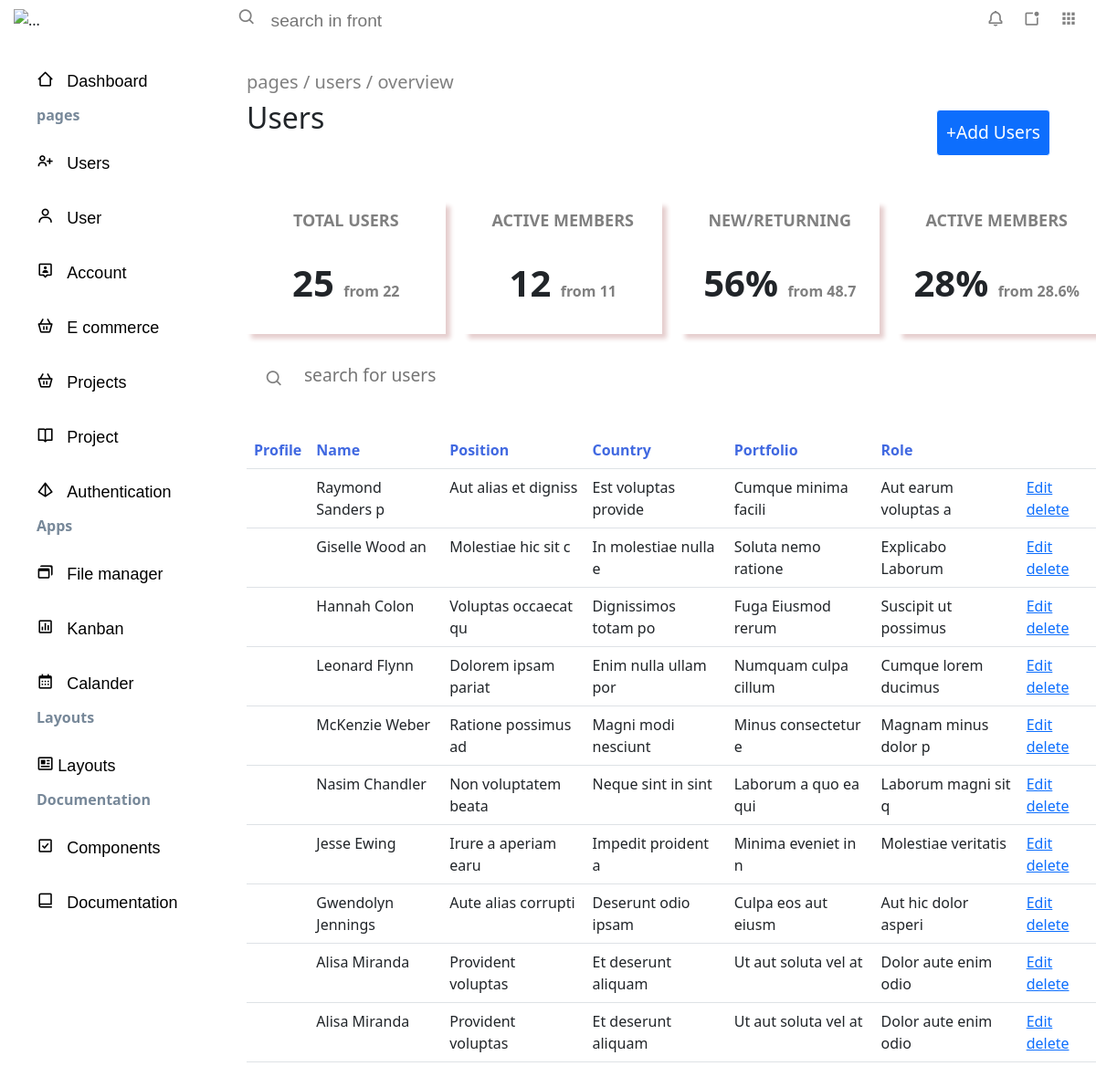
Screenshot of /users with the database file from the repository.
### riyaapp/models.py (models this page shows, shortened)
class contactdata(models.Model):
    name = models.CharField(max_length=20)
    position = models.CharField(max_length=20)
    country = models.CharField(max_length=20)
    portfolio = models.CharField(max_length=20)
    role = models.CharField(max_length=20)
    image = models.ImageField(upload_to='image')

### riyaapp/views.py (the view)
# urls.py: path('users',views.users, name='userpage'),
def users(request):
    data = contactdata.objects.all()
    return render(request, 'user.html', {'data':data})

### riyaapp/templates/user.html (shortened to what this page needs)
{% load static %}
<!DOCTYPE html>
<html lang="en">
<head>
    <link rel="stylesheet" href="{% static 'css/user.css' %}">
    <link href='https://unpkg.com/boxicons@2.1.4/css/boxicons.min.css' rel='stylesheet'>
    <link href="https://cdn.jsdelivr.net/npm/bootstrap@5.0.2/dist/css/bootstrap.min.css" rel="stylesheet">
</head>
<body>
    {% include "aside.html" %}
        <main class="main" >
            <div class="add" style="display: flex; justify-content: space-between;">
                <div class="page" style="margin-top: 8px;">
                    <h5 style="color: gray; font-weight: 400;">pages   / users    / overview  </h5>
                    <h2>Users</h2>
                </div>
                <div class="but" style="padding: 50px; " >
                    <a href="{% url 'addDatas' %}" style=" margin-top: 0px; color: white; font-size: larger; padding: 10px; text-decoration: none; border-color: white;" class="btn btn-primary" >+Add Users</a>
            </div>
            </div>
            <div class="total">
                <div class="section">
                    <h5 style="font-size: large; font-weight: bold; color: gray;">TOTAL USERS</h5><br>
                    <p style="font-size: 2.5rem; font-weight: bold;">25 <span style="font-size: medium; color: gray;">from 22</span></p>
                </div>
                <div class="section">
                    <h5 style="font-size: large; font-weight: bold; color: gray;">ACTIVE MEMBERS</h5><br>
                    <p style="font-size: 2.5rem; font-weight: bold;">12 <span style="font-size: medium; color: gray;">from 11</span></p>
                </div>
                <div class="section">
                    <h5 style="font-size: large; font-weight: bold; color: gray;">NEW/RETURNING</h5><br>
                    <p style="font-size: 2.5rem; font-weight: bold;">56% <span style="font-size: medium; color: gray;">from 48.7</span></p>
                </div>
                <div class="section">
                    <h5 style="font-size: large; font-weight: bold; color: gray;">ACTIVE MEMBERS</h5><br>
                    <p style="font-size: 2.5rem; font-weight: bold;">28% <span style="font-size: medium; color: gray;">from 28.6%</span></p>
                </div>
            </div>
            <div class="search">
                <div class="search-bar" style="display: flex; width: 450px; margin-left: 20px; margin-top: 30px;">
                    <div style="flex: 1; font-size: 1.3rem; color: grey; margin-top: 5px;">
                        <i class="bx bx-search"></i>
                    </div>
                    <div style="flex: 10;">
                        <input type="search" style="width: 100%; outline: none; border: none; font-size: 1.2rem;" type="search" placeholder="search for users">
                    </div>
                </div>
            </div>
            <div class="table" style="margin-top: 40px;">
                <table class="table table-borderd">
                    <tr style="gap: 10px; color:royalblue;">
                        <th>Profile</th>
                        <th>Name</th>
                        <th>Position</th>
                        <th>Country</th>
                        <th>Portfolio</th>
                        <th>Role</th>
                    </tr>
                    {% for i in data %}
                    <tr>
                        <td>
                        </td>
                        <td>{{i.name}}</td>
                        <td>{{i.position}}</td>
                        <td>{{i.country}}</td>
                        <td>{{i.portfolio}}</td>
                        <td>{{i.role}}</td>
                        <td>
                             <a  href="{% url 'editpage' i.id %}">Edit</a>
                            <a href="{% url 'deletepage' i.id %}">delete</a>
                        </td>
                    </tr>
                    {% endfor %}
                </table>
            </div>
        </main>
        <footer class="footer"></footer>
</body>
</html>

### riyaapp/templates/aside.html (shortened to what this page needs)
{% load static %}
<!DOCTYPE html>
<html lang="en">
<head>
    <link rel="stylesheet" href="{% static 'css/aside.css' %}">
    <link href='https://unpkg.com/boxicons@2.1.4/css/boxicons.min.css' rel='stylesheet'>
    <link href="https://cdn.jsdelivr.net/npm/bootstrap@5.0.2/dist/css/bootstrap.min.css" rel="stylesheet">
</head>
<body>
    <div class="grid-container">
        <header class="header">
            <div class="heading">
              <div class="search-bar" style="display: flex; width: 450px; margin-left: 20px; ">
                <div style="flex:1; font-size: 1.3rem ; color: grey;">
                  <i class='bx bx-search'></i>
                </div>
                <div style="flex:12;">
                  <input class="search " style="width: 100%; outline: none; border: none; font-size: 1.2rem; font-family: 'Gill Sans', 'Gill Sans MT', Calibri, 'Trebuchet MS', sans-serif;" type="search" placeholder="search in front ">
                </div>
              </div>
            </div>
            <div class="side" style="margin-right: 20px; display: flex; gap: 20px;">
                      <div class="bell">
                        <a href="#">
                            <i class='bx bx-bell icons'></i>
                        </a>
                      </div>
                     <div class="bell">
                       <a href="#">
                           <i class='bx bx-notification icons'></i>
                       </a>
                     </div>
                     <div class="bell">
                       <a href="#">
                           <i class='bx bxs-grid icons'></i>
                       </a>
                     </div>
            </div>
        </header>
        <aside class="aside">
            <header>
                <span class="image">
                    <img  src="https://htmlstream.com/preview/front-dashboard-v2.1.1/assets/svg/logos/logo.svg" class="img-fluid" alt="..." style="margin-left: 15px; margin-top: 10px;" >
                </span>
            </header>
                    <ul class="dash" style=" margin-top: 30px; margin-left: 8px;">
                        <li >
                            <a href="{% url 'dashpage' %}"  >
                                <i   class='bx bx-home-alt-2 icon'></i>
                                <span class="head" style="text-decoration: none;  font-family:'Gill Sans', 'Gill Sans MT', Calibri, 'Trebuchet MS', sans-serif; font-size: large; margin-left: 10px;">Dashboard</span>
                            </a>
                        </li>
                        <p class="para">pages</p>
                        <li>
                            <a href="{% url 'userpage' %}">
                                <i class='bx bx-user-plus icon'></i>
                                <span class="head" style="text-decoration: none; font-family: 'Gill Sans', 'Gill Sans MT', Calibri, 'Trebuchet MS', sans-serif; margin-left: 10px; font-size: large;">Users</span>
                            </a>
                        </li>
                        <li>
                            <a href="#">
                                <i class='bx bx-user icon'></i>
                                <span class="head" style="text-decoration: none; font-family:'Gill Sans', 'Gill Sans MT', Calibri, 'Trebuchet MS', sans-serif;margin-left: 10px; font-size: large;" >User</span>
                            </a>
                        </li>
                        <li>
                            <a href="#">
                                <i class='bx bx-user-pin icon' ></i>
                                <span class="head" style="text-decoration: none; font-family: 'Gill Sans', 'Gill Sans MT', Calibri, 'Trebuchet MS', sans-serif; margin-left: 10px; font-size: large;">Account</span>
                            </a>
                        </li>
                        <li>
                            <a href="#">
                                <i class='bx bx-basket icon'></i>
                                <span class="head" style="text-decoration: none; font-family:'Gill Sans', 'Gill Sans MT', Calibri, 'Trebuchet MS', sans-serif; margin-left: 10px; font-size: large;">E commerce</span>
                            </a>
                        </li>
                        <li>
                            <a href="#">
                                <i class='bx bx-basket icon'></i>
                                <span class="head" style="text-decoration: none; font-family: 'Gill Sans', 'Gill Sans MT', Calibri, 'Trebuchet MS', sans-serif; margin-left: 10px; font-size: large;">Projects</span>
                            </a>
                        </li>
                        <li>
                            <a href="#">
                                <i class='bx bx-book-open icon'></i>
                                <span class="head" style="text-decoration: none; font-family:'Gill Sans', 'Gill Sans MT', Calibri, 'Trebuchet MS', sans-serif; margin-left: 10px; font-size: large;">Project</span>
                            </a>
                        </li>
                        <li>
                            <a href="#">
                                <i class='bx bx-pyramid icon'></i>
                                <span class="head" style="text-decoration: none; font-size: large; font-family: 'Gill Sans', 'Gill Sans MT', Calibri, 'Trebuchet MS', sans-serif;margin-left: 10px;">Authentication</span>
                            </a>
                        </li>
                        <p class="para">Apps</p>
                        <li>
                            <a href="#">
                                <i class='bx bx-windows icon'></i>
                                <span  class="head" style="text-decoration: none; margin-left: 10px; font-size: large; font-family: 'Gill Sans', 'Gill Sans MT', Calibri, 'Trebuchet MS', sans-serif;">File manager</span>
                            </a>
                        </li>
                        <li>
                            <a href="#">
                                <i class='bx bx-bar-chart-square icon'></i>
                                <span  class="head" style="text-decoration: none; margin-left: 10px; font-size: large; font-family: 'Gill Sans', 'Gill Sans MT', Calibri, 'Trebuchet MS', sans-serif;">Kanban</span>
                            </a>
                        </li>
                        <li>
                            <a href="#">
                                <i class='bx bx-calendar icon'></i>
                                <span  class="head" style="text-decoration: none; margin-left: 10px; font-size: large; font-family: 'Gill Sans', 'Gill Sans MT', Calibri, 'Trebuchet MS', sans-serif;">Calander</span>
                            </a>
                        </li>
                        <p class="para">Layouts</p>
                        <li>
                            <a href="#">
                                <i class='bx bx-news icon'></i>
                                <span  class="head" style="text-decoration: none; font-size: large; font-family: 'Gill Sans', 'Gill Sans MT', Calibri, 'Trebuchet MS', sans-serif;">Layouts</span>
                            </a>
                        </li>
                        <p class="para">Documentation</p>
                        <li>
                          <a href="#">
                            <i class='bx bx-check-square icon'></i>
                            <span  class="head" style="text-decoration: none; font-size: large; font-family: 'Gill Sans', 'Gill Sans MT', Calibri, 'Trebuchet MS', sans-serif; margin-left: 10px;">Components</span>
                          </a>
                        </li>
                        <li>
                          <a href="">
                            <i class='bx bx-book-alt icon'></i>
                            <span  class="head" style="text-decoration: none; font-size: large; font-family: 'Gill Sans', 'Gill Sans MT', Calibri, 'Trebuchet MS', sans-serif; margin-left: 10px;">Documentation</span>
                          </a>
                        </li>
                    </ul>
        </aside>
</body>
</html>

### riyaapp/static/css/user.css (style rules this page uses)
body { margin: 0; padding: 0; color: white; box-sizing: border-box; font-size: 15px; }
.grid-container { display: grid; grid-template-columns: 240px 1fr; grid-template-rows: 50px 1fr 50px; grid-template-areas: 'aside header' 'aside main' 'aside footer' ; height: 100vh; }
.header { grid-area: header; color: black; background-color: whitesmoke; margin-top: 5px; display: flex; justify-content: space-between; }
.header .search { width: 500px; height: 35px; border-radius: 50px; border-color: white; }
.header .side .icons { color: gray; font-size: 1.5rem; font-weight: lighter; margin-top: 5px; }
.header .side a { list-style: none; text-decoration: none; }
.aside { grid-area: aside; overflow-y:scroll ; background-color:white; }
.aside .image { display: flex; min-width: 60px; }
.aside li { height: 50px; margin-top: 10px; list-style: none; display: flex; align-items: center; }
.aside li .text, .aside li .icon { color: black; font-size: larger; text-decoration: none; list-style: none; font-family: 'Segoe UI', Tahoma, Geneva, Verdana, sans-serif; }
.aside .para { color: lightslategray; font-weight: bolder; font-family: 'Segoe UI', Tahoma, Geneva, Verdana, sans-serif; }
.main { grid-area: main; background-color: white; margin-top: 50px; margin-left: 30px; }
.main .total { display: flex; gap: 20px; justify-content: center; font-size: smaller; }
.main .total .section { flex: 1; max-width: 300px; padding: 10px; text-align: center; box-shadow: 5px 5px 5px rgb(229, 205, 205); }

### riyaapp/static/css/aside.css (style rules this page uses)
body { margin: 0; padding: 0; color: white; box-sizing: border-box; font-size: 15px; font-family: Impact, Haettenschweiler, 'Arial Narrow Bold', sans-serif; }
.grid-container { display: grid; grid-template-columns: 240px 1fr; grid-template-rows: 50px 1fr 50px; grid-template-areas: 'aside header' 'aside main' 'aside footer' ; height: 100vh; }
.header { grid-area: header; color: black; background-color: white; margin-top: 5px; display: flex; justify-content: space-between; }
.header .side .icons { color: grey; font-size: 1.25rem; font-weight: lighter; margin-top: 5px; }
.header .side a { list-style: none; text-decoration: none; }
.aside { grid-area: aside; overflow-y:scroll ; background-color:white; }
.aside .image { display: flex; min-width: 60px; }
.aside li { height: 50px; margin-top: 10px; list-style: none; display: flex; align-items: center; }
.aside li .text, .aside li .icon { color:black; font-size: larger; text-decoration: none; list-style: none; }
.aside .para { color: lightslategray; font-weight: bolder; font-family: 'Segoe UI', Tahoma, Geneva, Verdana, sans-serif; }
.main { grid-area: main; background-color: white; margin-top: 20px; }
.dash > li > a { text-decoration: none; color: black; }

### rows the page displays
contactdata: name "Raymond Sanders p", position "Aut alias et digniss", country "Est voluptas provide", portfolio "Cumque minima facili", role "Aut earum voluptas a"
contactdata: name "Giselle Wood an", position "Molestiae hic sit c", country "In molestiae nulla e", portfolio "Soluta nemo ratione", role "Explicabo Laborum"
contactdata: name "Hannah Colon", position "Voluptas occaecat qu", country "Dignissimos totam po", portfolio "Fuga Eiusmod rerum", role "Suscipit ut possimus"
contactdata: name "Leonard Flynn", position "Dolorem ipsam pariat", country "Enim nulla ullam por", portfolio "Numquam culpa cillum", role "Cumque lorem ducimus"
contactdata: name "McKenzie Weber", position "Ratione possimus ad", country "Magni modi nesciunt", portfolio "Minus consectetur e", role "Magnam minus dolor p"
contactdata: name "Nasim Chandler", position "Non voluptatem beata", country "Neque sint in sint", portfolio "Laborum a quo ea qui", role "Laborum magni sit q"
contactdata: name "Jesse Ewing", position "Irure a aperiam earu", country "Impedit proident a", portfolio "Minima eveniet in n", role "Molestiae veritatis"
contactdata: name "Gwendolyn Jennings", position "Aute alias corrupti", country "Deserunt odio ipsam", portfolio "Culpa eos aut eiusm", role "Aut hic dolor asperi"
contactdata: name "Alisa Miranda", position "Provident voluptas", country "Et deserunt aliquam", portfolio "Ut aut soluta vel at", role "Dolor aute enim odio"
contactdata: name "Alisa Miranda", position "Provident voluptas", country "Et deserunt aliquam", portfolio "Ut aut soluta vel at", role "Dolor aute enim odio"
